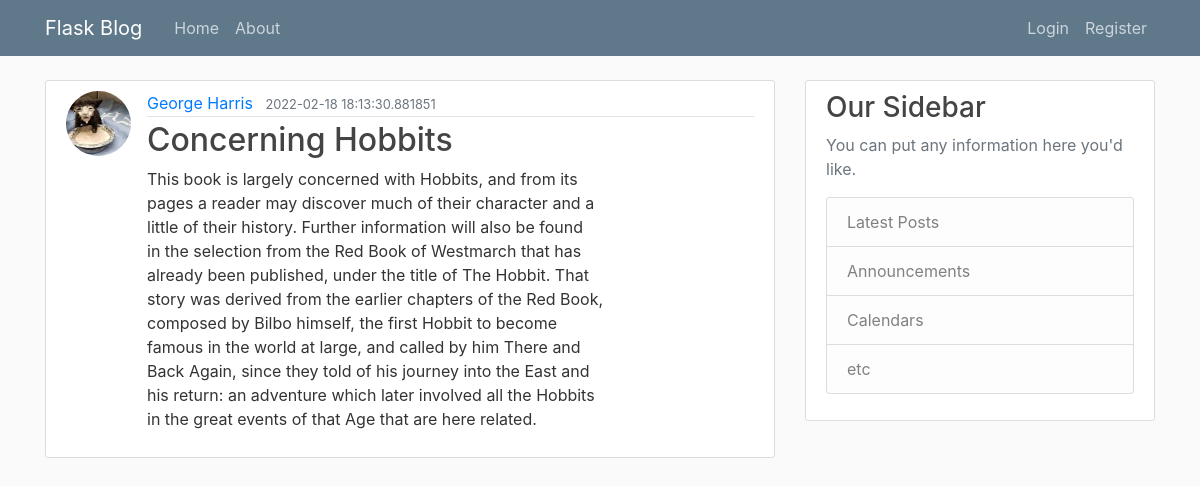
The app's page /post/4 with its own data.
### core/models.py (models this page shows, shortened)
class User(db.Model, UserMixin):
    id = db.Column(db.Integer, primary_key=True)
    username = db.Column(db.String(20), unique=True, nullable=False)
    email = db.Column(db.String(120), unique=True, nullable=False)
    image_file = db.Column(db.String(20), nullable=False, default='default.jpg')
    password = db.Column(db.String(60), nullable=False)
    posts = db.relationship('Post', backref='author', lazy=True)

class Post(db.Model):
    id = db.Column(db.Integer, primary_key=True)
    title = db.Column(db.String(100), nullable=False)
    date_posted = db.Column(db.DateTime, nullable=False, default=datetime.utcnow)
    content = db.Column(db.Text, nullable=False)
    user_id = db.Column(db.Integer, db.ForeignKey('user.id'), nullable=False)

### core/routes.py (the view)
@app.route("/post/<post_id>")
def post(post_id):
    post = Post.query.get_or_404(post_id)
    return render_template('post.html', title=post.title, post=post)

### core/Templates/post.html (shortened to what this page needs)
{% extends "layout.html" %}
{% block content %}
<article class="media content-section">
  <img class="rounded-circle article-img"
    src="{{ url_for('static', filename='profile_pics/' + post.author.image_file) }}">
  <div class="media-body">
    <div class="article-metadata">
      <a class="mr-2" href="#">{{ post.author.username }}</a>
      <small class="text-muted">{{ post.date_posted }}</small>
    </div>
    <h2 class="article-title">{{ post.title }}</h2>
    <p class="article-content">{{ post.content }}</p>
  </div>
</article>
{% endblock content %}

### core/static/main.css (style rules this page uses)
body { background: #fafafa; color: #333333; margin-top: 5rem; }
h1, h2, h3, h4, h5, h6 { color: #444444; }
.content-section { background: #ffffff; padding: 10px 20px; border: 1px solid #dddddd; border-radius: 3px; margin-bottom: 20px; }
.article-title { color: #444444; }
.article-content { white-space: pre-line; }
.article-img { height: 65px; width: 65px; margin-right: 16px; }
.article-metadata { padding-bottom: 1px; margin-bottom: 4px; border-bottom: 1px solid #e3e3e3 }

### records on screen
User: image_file (picture), author.username "George Harris"
Post: date_posted "2022-02-18 18:13:30.881851", title "Concerning Hobbits", content "This book is largely concerned with Hobbits, and from its pages a reader may discover much of their character and a little of their history. Further information will also be found in the selection from the Red Book of Westmarch that has already been published, under the title of The Hobbit. That story was derived from the earlier chapters of the Red Book, composed by Bilbo himself, the first Hobbit to become famous in the world at large, and called by him There and Back Again, since they told of his journey into the East and his return: an adventure which later involved all the Hobbits in the great events of that Age that are here related."
